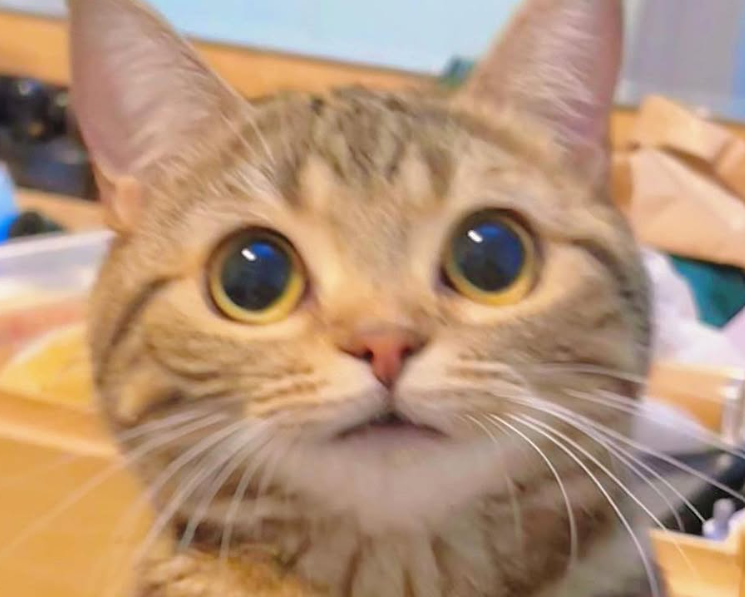
#> input picture demoFiles/whoa.png, 745 x 597 px, found by its file name
$ python HSV.py
#> lines starting #> are read from the running program, lines starting #| are printed output that depends on the picture; after the words box and inside, x2 and y2 are one past the last pixel; in counts of white or black regions, pixels touching at a corner belong together
import cv2 as cv
import os
import numpy as np
import matplotlib.pyplot as plt


def HSV():
    root = os.getcwd()
    imgPath = os.path.join(root, 'demoFiles\\whoa.png')
    img = cv.imread(imgPath)
#> img is the input picture: shape (597, 745, 3); mean B, G, R 120, 146.7, 179.1
    imgRGB = cv.cvtColor(img, cv.COLOR_BGR2RGB)
    # [15 lines of commented-out code are left out]
    hsv = cv.cvtColor(img,cv.COLOR_BGR2HSV)
#> hsv: shape (597, 745, 3); mean H, S, V 29.9, 90.9, 182
    lowerBound = np.array([0, 0, 0])
    upperBound = np.array([40, 80, 255])
    # h25 s20 b95
    mask = cv.inRange(hsv, lowerBound, upperBound)
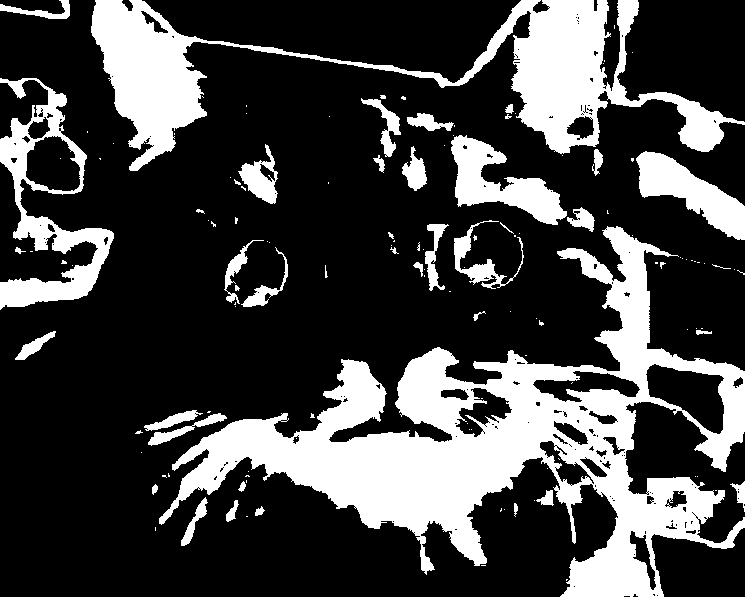
#> mask: shape (597, 745); 26.2% white; 135 white regions (92 under 20 px), largest, box (x1, y1, x2, y2) and area: (159, 226, 745, 597) 62088, (91, 0, 745, 171) 27950, (0, 78, 114, 310) 7986

    plt.figure()
    plt.imshow(hsv)
    plt.show()

    plt.figure()
    plt.imshow(mask)
    plt.show()
    # cv.imShow('mask', mask)
    # cv.waitKey(0)


if __name__ == '__main__':
    HSV()


$ run again, with demoFiles/Harris.png copied over demoFiles/whoa.png
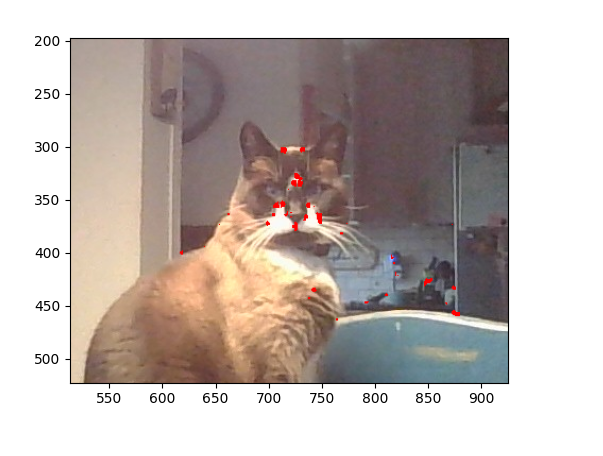
#> input picture demoFiles/Harris.png, 603 x 456 px, found by its file name
#> in HSV, img is the input picture: shape (456, 603, 3); mean B, G, R 177.5, 182, 192
#> hsv: shape (456, 603, 3); mean H, S, V 35.9, 29.6, 193.7
#> in HSV, `mask = cv.inRange(hsv, lowerBound, upperBound)`:
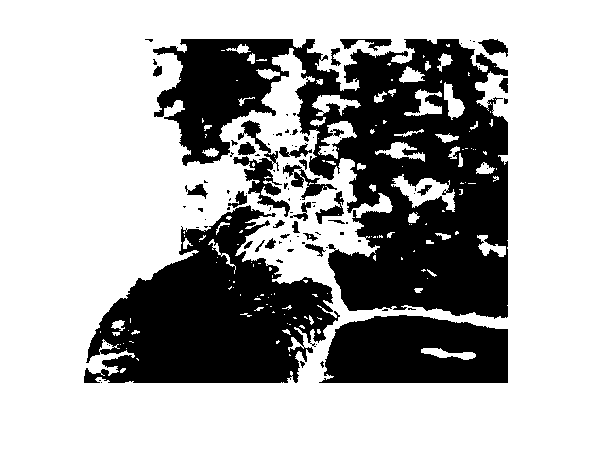
#> mask: shape (456, 603); 67.3% white; 96 black regions (65 under 20 px), largest, box (x1, y1, x2, y2) and area: (153, 39, 508, 319) 48460, (84, 205, 340, 383) 25557, (319, 315, 508, 383) 10705

$ run again, with demoFiles/SIFT.png copied over demoFiles/whoa.png
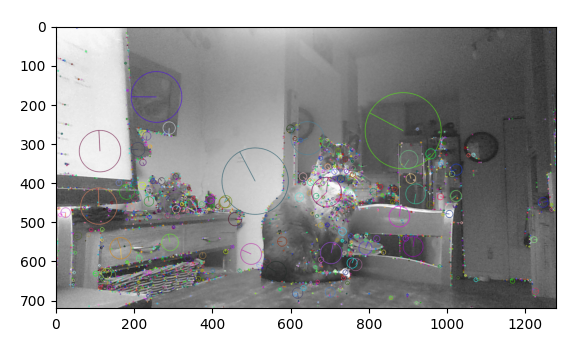
#> input picture demoFiles/SIFT.png, 573 x 349 px, found by its file name
#> in HSV, img is the input picture: shape (349, 573, 3); mean B, G, R 160.2, 160.1, 160.2
#> hsv: shape (349, 573, 3); mean H, S, V 10.2, 6.1, 161.9
#> in HSV, `mask = cv.inRange(hsv, lowerBound, upperBound)`:
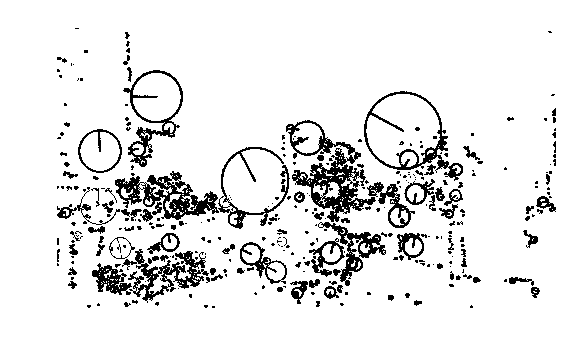
#> mask: shape (349, 573); 90.4% white; 309 black regions (217 under 20 px), largest, box (x1, y1, x2, y2) and area: (286, 120, 376, 222) 2682, (115, 171, 219, 220) 1934, (122, 249, 209, 303) 1492
